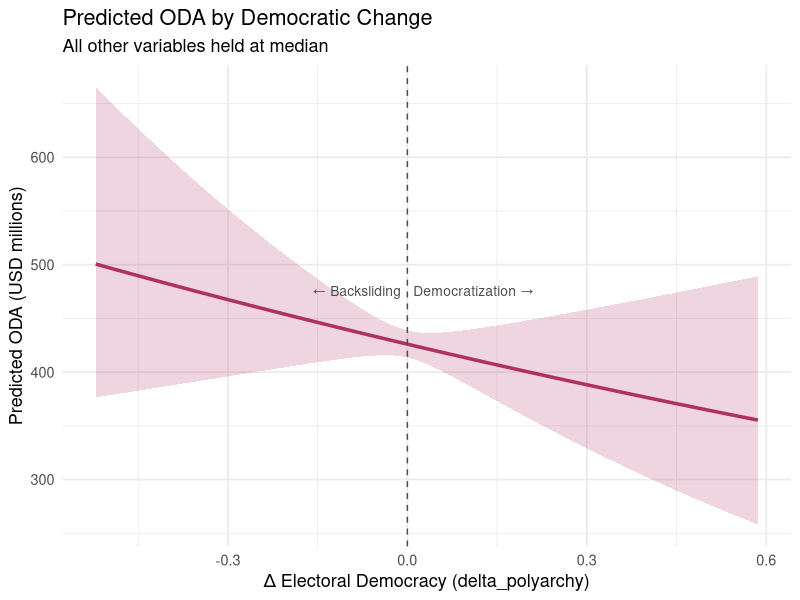

Reproduce this figure in R.
## ---- chunk 1
#| label: setup

# load packages and data — runs silently before any slide
library(tidyverse)
library(MASS)
library(knitr)
library(here)

# load pre-built analysis dataset (produced by data_merge.qmd)
# here() always resolves to the project root (.Rproj location)
analysis <- read_csv(here("sania/analysis_merged.csv"))

nb_backsliding <- glm.nb(
  oda_count ~ delta_polyarchy + v2x_polyarchy + v2x_corr + v2x_rule + v2xcl_rol +
              log(gdp_per_capita) + log(population),
  data = analysis
)
## ---- chunk 2
#| label: variable-table

var_table <- tribble(
  ~Role,          ~Variable,            ~Description,
  "Outcome",      "oda_count",          "Total ODA received (USD millions, rounded)",
  "Key predictor","delta_polyarchy",    "Year-over-year change in electoral democracy (V-Dem)",
  "Control",      "v2x_polyarchy",      "Electoral democracy level (V-Dem)",
  "Control",      "v2x_corr",           "Political corruption index (V-Dem)",
  "Control",      "v2x_rule",           "Rule of law index (V-Dem)",
  "Control",      "v2xcl_rol",          "Civil liberties / equality before the law (V-Dem)",
  "Control",      "log(gdp_per_capita)","Log GDP per capita, constant 2015 USD (World Bank)",
  "Control",      "log(population)",    "Log population (World Bank)"
)

kable(var_table, align = "lll")
## ---- chunk 3
#| label: coef-table

# extract and format coefficients from both models
fmt <- function(model) {
  tidy <- broom::tidy(model)
  tidy %>%
    filter(term != "(Intercept)") %>%
    transmute(
      Predictor = recode(term,
        "delta_polyarchy"    = "Backsliding (Δ democracy)",
        "v2x_polyarchy"      = "Democracy level",
        "v2x_corr"           = "Corruption",
        "v2x_rule"           = "Rule of law",
        "v2xcl_rol"          = "Civil liberties",
        "log(gdp_per_capita)"= "log(GDP per capita)",
        "log(population)"    = "log(Population)"
      ),
      Estimate  = round(estimate, 3),
      `Std. Error` = round(std.error, 3),
      `p-value` = case_when(
        p.value < .001 ~ "<.001",
        TRUE           ~ as.character(round(p.value, 3))
      )
    )
}

kable(fmt(nb_backsliding), align = "lrrr")
## ---- chunk 4
#| label: pred-plot
#| fig-align: center
#| fig-width: 8
#| fig-height: 4.5

# build a prediction grid: vary delta_polyarchy, hold everything else at median
pred_data <- tibble(
  delta_polyarchy  = seq(min(analysis$delta_polyarchy, na.rm = TRUE),
                         max(analysis$delta_polyarchy, na.rm = TRUE),
                         length.out = 100),
  v2x_polyarchy    = median(analysis$v2x_polyarchy,    na.rm = TRUE),
  v2x_corr         = median(analysis$v2x_corr,         na.rm = TRUE),
  v2x_rule         = median(analysis$v2x_rule,         na.rm = TRUE),
  v2xcl_rol        = median(analysis$v2xcl_rol,        na.rm = TRUE),
  gdp_per_capita   = median(analysis$gdp_per_capita,   na.rm = TRUE),
  population       = median(analysis$population,       na.rm = TRUE)
)

preds <- predict(nb_backsliding, newdata = pred_data, type = "link", se.fit = TRUE)
pred_data <- pred_data %>%
  mutate(
    predicted_oda = exp(preds$fit),
    lower         = exp(preds$fit - 1.96 * preds$se.fit),
    upper         = exp(preds$fit + 1.96 * preds$se.fit)
  )

ggplot(pred_data, aes(x = delta_polyarchy, y = predicted_oda)) +
  geom_ribbon(aes(ymin = lower, ymax = upper), fill = "maroon", alpha = 0.2) +
  geom_line(linewidth = 1.2, color = "maroon") +
  geom_vline(xintercept = 0, linetype = "dashed", color = "grey30") +
  annotate("text", x = -0.01, y = max(pred_data$predicted_oda) * 0.95,
           label = "← Backsliding", hjust = 1, color = "grey30", size = 3.5) +
  annotate("text", x =  0.01, y = max(pred_data$predicted_oda) * 0.95,
           label = "Democratization →", hjust = 0, color = "grey30", size = 3.5) +
  labs(
    title    = "Predicted ODA by Democratic Change",
    subtitle = "All other variables held at median",
    x        = "Δ Electoral Democracy (delta_polyarchy)",
    y        = "Predicted ODA (USD millions)"
  ) +
  theme_minimal(base_size = 13)
